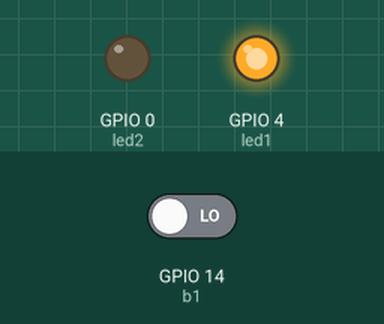
Recording of a sketch running on a simulated ESP8266 (NodeMCU). Shown: output pins drawn as LEDs (lit = HIGH). The inputs (shaded band) are chosen by the test bench; at power-on: GPIO 14 (b1) LOW. WiFi joins after 1.5 s; servers stay silent unless stated; what the sketch prints to the serial monitor is not drawn.

Above: at 2.7 s.
2.8 s: GPIO 14 (b1) driven HIGH
At 3.1 s:
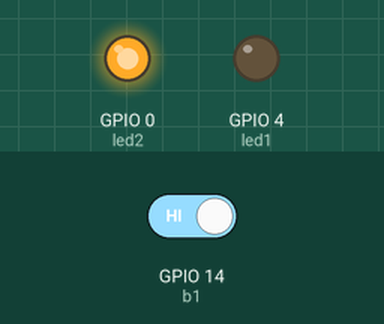
8.8 s: GPIO 14 (b1) driven LOW
At 10.1 s:
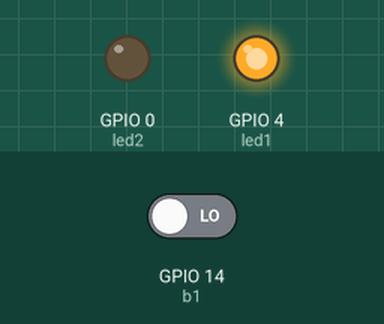
Timing chart, 0 to 11.8 s (numbered marks = the images above; inputs shaded):
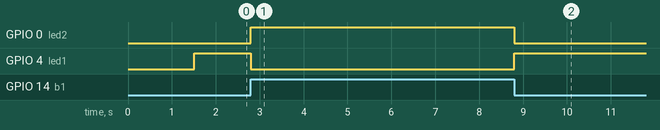

The sketch:

R2.ino
```cpp
#include <Arduino.h>
#include <ESP8266WiFi.h>
#include <WiFiManager.h>
#include <ESP8266HTTPClient.h>
#include <WebSocketsClient.h>
#include <WiFiClientSecure.h>
#include <SoftwareSerial.h>
SoftwareSerial RFID(13, 15);
WebSocketsClient webSocket;
WiFiClientSecure client;
String server = "http://bbi.weris.link/connect.php";
String apiKeyValue = "tPmAT5Ab3j7F9";

String t1p1 = "ccffff205100340e2801190a530607031a8f";
String t1p2 = "ccffff2051003405100340e2801190a530607031a8f";
String t1p3 = "ccffff205100340e2801190a530607031a8";

String t2p1 = "ccffff205100340e2801190a530607031a7f";
String t2p2 = "ccffff2051003405100340e2801190a530607031a7f";
String t2p3 = "ccffff205100340e2801190a530607031a7";

String t3p1 = "ccffff205100340e2801190a53060702ea08e";
String t3p2 = "ccffff2051003405100340e2801190a53060702ea08e";
String t3p3 = "ccffff205100340e2801190a53060702ea08";

String t4p1 = "ccffff205100340e2801190a530607031abf";
String t4p2 = "ccffff2051003405100340e2801190a530607031abf";
String t4p3 = "ccffff205100340e2801190a530607031ab";

String t5p1 = "ccffff205100340e2801190a530607031a6f";
String t5p2 = "ccffff2051003405100340e2801190a530607031a6f";
String t5p3 = "ccffff205100340e2801190a530607031a6";

String t6p1 = "ccffff205100340e2801190a530607031a9f";
String t6p2 = "ccffff2051003405100340e2801190a530607031a9f";
String t6p3 = "ccffff205100340e2801190a530607031a9";


String t7p1 = "ccffff205100340e2801190a530607031aaf";
String t7p2 = "ccffff2051003405100340e2801190a530607031aaf";
String t7p3 = "ccffff205100340e2801190a530607031aa";

String t8p1 = "ccffff205100340e2801190a530607031a5f";
String t8p2 = "ccffff2051003405100340e2801190a530607031a5f";
String t8p3 = "ccffff205100340e2801190a530607031a5";

String t9p1 = "ccffff205100340e2801190a530607031adf";
String t9p2 = "ccffff2051003405100340e2801190a530607031adf";
String t9p3 = "ccffff205100340e2801190a530607031ad";

String t10p1 = "ccffff205100340e2801190a53060702ea05e";
String t10p2 = "ccffff2051003405100340e2801190a53060702ea05e";
String t10p3 = "ccffff205100340e2801190a53060702ea05";

char data1[200];

String nodeID = "2";
String rfidData = "";
String dataLost1 = "";
String dataLost2 = "";
String dataLost3 = "";
String dataLost4 = "";
String dataLost5 = "";
String dataLost6 = "";
String DataTag = "";
String LostData = "";
String tagId = "";
String newData;
String S1 = "";
String S2 = "";
String S3 = "";
String S4 = "";
String S5 = "";
String S6 = "";
String S7 = "";
String S8 = "";
String S9 = "";
String S10 = "";

int count = 0;
int req = 0;
int count1 = 0;

unsigned long previousMillis = 0;
const long interval = 10000;

byte led1 = 4;
byte led2 = 0;
byte b1 = 14;
void setup() {
  Serial.begin(115200);
  RFID.begin(57600);

  WiFiManager wm;
  wm.setBreakAfterConfig(true);

  pinMode(led1, OUTPUT);
  pinMode(led2, OUTPUT);
  pinMode(b1, INPUT);

  bool res;
  res = wm.autoConnect("R2");
  if(!res) {
        Serial.println("Failed to connect");
        digitalWrite(led1, 0);
        ESP.restart();
        delay(5000);
    }
    else {
        digitalWrite(led1, 1);
        Serial.println("BBI BINJAS Running READY!");
    }

  // server address, port and URL
  webSocket.begin("192.168.8.114", 81);
  // event handler
  webSocket.onEvent(webSocketEvent);

  // try ever 5000 again if connection has failed
  webSocket.setReconnectInterval(5000);
}


void loop() {
  if(digitalRead(b1) == 1) {
    digitalWrite(led1, 0);
    digitalWrite(led2, 1);
    shuttleR2();
  }
  if(digitalRead(b1) == 0) {
    digitalWrite(led1, 1);
    digitalWrite(led2, 0);
    runningR2();
  }
}

void shuttleR2() {
  webSocket.loop();
  if (count1 == 1) {
    sendTag();
  }
}

void runningR2() {
  if (RFID.available() > 0) {
    while (RFID.available() > 0) {
      char rfidChar = RFID.read();
      rfidData += String(rfidChar, HEX);
      delay(5);
    }
    count++;
    int len = rfidData.length(); // Calculate the length of newData
    if(len > 40) {
      dataLost1 += rfidData.substring(40, 76) + ",";
      dataLost2 += rfidData.substring(80, 116) + ",";
      dataLost3 += rfidData.substring(120, 156) + ",";
      dataLost4 += rfidData.substring(160, 196) + ",";
      dataLost5 += rfidData.substring(200, 236) + ",";
    }

    String newDataS = rfidData.substring(0, 35);
    String newDataM = rfidData.substring(0, 36);
    String newDataL = rfidData.substring(0, len - 4);
    String newData41S = rfidData.substring(0, 36);
    String newData41M = rfidData.substring(0, 37);
    String newData41L = rfidData.substring(0, len - 4);

    Serial.print("DATA LENGTH : ");
    Serial.println(len);
    Serial.print("DATA RAW : ");
    Serial.println(rfidData);

    if (newDataM == (String)t1p1 || newDataL == (String)t1p2 || newDataS == (String)t1p3){
      S1 += (String)t1p1 + ",";
      Serial.println("Data Masuk Adalah Tag 1");
    }
    if (newDataM == (String)t2p1 || newDataL == (String)t2p2 || newDataS == (String)t2p3) {
      S2 += (String)t2p1 + ",";
      Serial.println("Data Masuk Adalah Tag 2");
    }
    if (newData41M == (String)t3p1 || newData41L == (String)t3p2 || newData41S == (String)t3p3) {
      S3 += (String)t3p1 + ",";
      Serial.println("Data Masuk Adalah Tag 3");
    }
    if (newDataM == (String)t4p1 || newDataL == (String)t4p2 || newDataS == (String)t4p3) {
      S4 += (String)t4p1 + ",";
      Serial.println("Data Masuk Adalah Tag 4");
    }
    if (newDataM == (String)t5p1 || newDataL == (String)t5p2 || newDataS == (String)t5p3) {
      S5 += (String)t5p1 + ",";
      Serial.println("Data Masuk Adalah Tag 5");
    }
    if (newDataM == (String)t6p1 || newDataL == (String)t6p2 || newDataS == (String)t6p3) {
      S6 += (String)t6p1 + ",";
      Serial.println("Data Masuk Adalah Tag 6");
    }
    if (newDataM == (String)t7p1 || newDataL == (String)t7p2 || newDataS == (String)t7p3) {
      S7 += (String)t7p1 + ",";
      Serial.println("Data Masuk Adalah Tag 7");
    }
    if (newDataM == (String)t8p1 || newDataL == (String)t8p2 || newDataS == (String)t8p3) {
      S8 += (String)t8p1 + ",";
      Serial.println("Data Masuk Adalah Tag 8");
    }
    if (newDataM == (String)t9p1 || newDataL == (String)t9p2 || newDataS == (String)t9p3) {
      S9 += (String)t9p1 + ",";
      Serial.println("Data Masuk Adalah Tag 9");
    }
    if (newData41M == (String)t10p1 || newData41L == (String)t10p2 || newData41S == (String)t10p3) {
      S10 += (String)t10p1 + ",";
      Serial.println("Data Masuk Adalah Tag 10");
    }
    if (newDataM != (String)t1p1 && newDataL != (String)t1p2 && newDataS != (String)t1p3 &&
        newDataM != (String)t2p1 && newDataL != (String)t2p2 && newDataS != (String)t2p3 &&
        newData41M != (String)t3p1 && newData41L != (String)t3p2 && newData41S != (String)t3p3 &&
        newDataM != (String)t4p1 && newDataL != (String)t4p2 && newDataS != (String)t4p3 &&
        newDataM != (String)t5p1 && newDataL != (String)t5p2 && newDataS != (String)t5p3 &&
        newDataM != (String)t6p1 && newDataL != (String)t6p2 && newDataS != (String)t6p3 &&
        newDataM != (String)t7p1 && newDataL != (String)t7p2 && newDataS != (String)t7p3 &&
        newDataM != (String)t8p1 && newDataL != (String)t8p2 && newDataS != (String)t8p3 &&
        newDataM != (String)t9p1 && newDataL != (String)t9p2 && newDataS != (String)t9p3 &&
        newData41M != (String)t10p1 && newData41L != (String)t10p2 && newData41S != (String)t10p3)
    {
      Serial.println("Invalid Tag");
      dataLost6 += rfidData + ",";
    }
    if (count == 10) {
      req = 1;
    }
    rfidData = "";
    previousMillis = millis();
  }
    DataTag = S1 + S2 + S3 + S4 + S5 + S6 + S7 + S8 + S9 + S10;
    LostData =  dataLost1 + dataLost2 + dataLost3 + dataLost4 + dataLost5 + dataLost6;
  if (req == 1) {
    sendEndpoint();
    count = 0;
    req = 0;
  }
  if (count == 0) {
    S1 = "";
    S2 = "";
    S3 = "";
    S4 = "";
    S5 = "";
    S6 = "";
    S7 = "";
    S8 = "";
    S9 = "";
    S10 = "";
    dataLost1 = "";
    dataLost2 = "";
    dataLost3 = "";
    dataLost4 = "";
    dataLost5 = "";
    dataLost6 = "";
    DataTag = "";
  }
  if (millis() - previousMillis > interval && count != 0) {
    Serial.println("Mengirim Data Secara Otomatis");
    sendEndpoint();
    count = 0;
  }
}

void sendEndpoint() {
  if (WiFi.status() == WL_CONNECTED) {
    HTTPClient http;
    String url = server + "?api_key=" + apiKeyValue + "&tag=" + urlEncode(DataTag) + "&dataLost=" + urlEncode(LostData) + "&nodeID=" + nodeID;
    Serial.println("Request URL: " + url);
    http.begin(url);

    int httpCode = http.GET();
    Serial.print("HTTP Response code: ");
    Serial.println(httpCode);

    if (httpCode == HTTP_CODE_OK) {
      String payload = http.getString();
      Serial.println(payload);
    }

    http.end();
  }
}

String urlEncode(String str) {
  String encodedString = "";
  char c;
  char code0;
  char code1;
  for (unsigned int i = 0; i < str.length(); i++) {
    c = str.charAt(i);
    if (c == ' ') {
      encodedString += '+';
    } else if (isalnum(c)) {
      encodedString += c;
    } else {
      code1 = (c & 0xf) + '0';
      if ((c & 0xf) > 9) {
        code1 = (c & 0xf) - 10 + 'A';
      }
      c = (c >> 4) & 0xf;
      code0 = c + '0';
      if (c > 9) {
        code0 = c - 10 + 'A';
      }
      encodedString += '%';
      encodedString += code0;
      encodedString += code1;
    }
  }
  return encodedString;
}

void webSocketEvent(WStype_t type, uint8_t * payload, size_t length) {

  switch (type) {
    case WStype_DISCONNECTED:
      Serial.printf("[WSc] Disconnected!\n");
      break;
    case WStype_CONNECTED: {
        Serial.printf("[WSc] Connected to url: %s\n", payload);
        // send message to server when Connected
        webSocket.sendTXT("Shuttle R2 Online");
      }
      break;
    case WStype_TEXT:
      Serial.printf("[WSc] get text: %s\n", payload);
      strcpy(data1, (const char*)payload);
      if ((String)data1 == "Start") {
        count1 = 1;
      }
      if ((String)data1 == "Stop") {
        count1 = 0;
        Serial.println("Shuttle Run Stop");
      }

      // send message to server
      // webSocket.sendTXT("message here");
      break;
  }

}

void sendTag() {
  if (RFID.available()) { // Check if the RFID reader is sending data
    char c = RFID.read(); // Read the received character from RFID reader
    if (c == '\n') { // If the received character is a newline character
      Serial.println("Data Tag R2 Masuk!"); // Print the tag ID in hexadecimal format
      webSocket.sendTXT("R2");// tampilkan input di serial monitor
      tagId = ""; // Reset the tag ID variable
    } else {
      tagId += c; // Add the received character to the tag ID variable
    }
  }
}
```

Measured:
- after the input at 2.8 s, GPIO 0 (led2): LOW → HIGH at once; GPIO 4 (led1): HIGH → LOW at once
- after the input at 8.8 s, GPIO 0 (led2): HIGH → LOW at once; GPIO 4 (led1): LOW → HIGH at once
